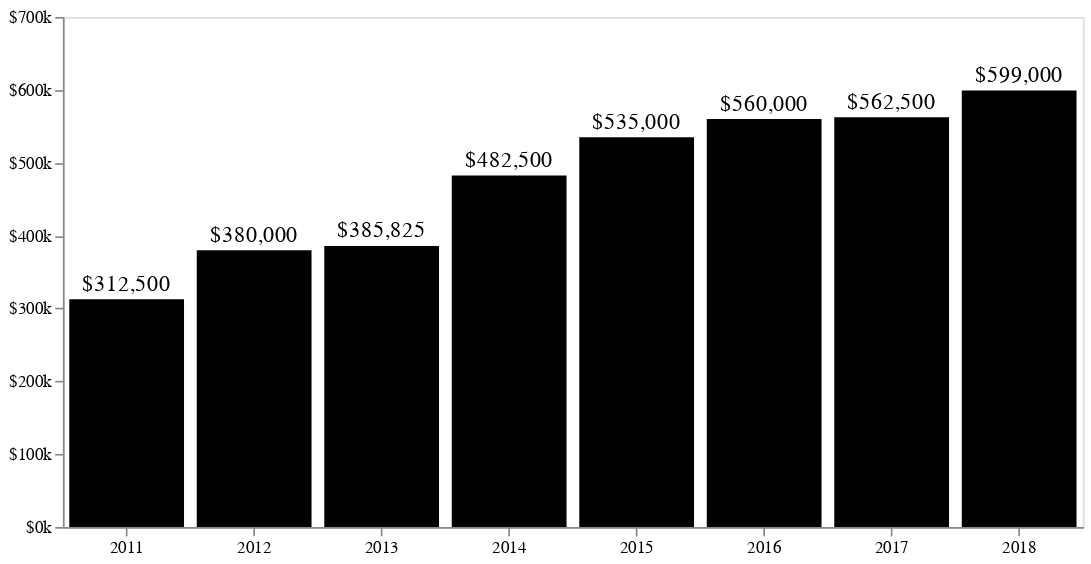

The notebook cell this image was saved under:
### Code cell
bars = alt.Chart(df).mark_bar(color="black").encode(
    x=alt.X(
        "date:O",
        timeUnit="year",
        axis=alt.Axis(title="", labelAngle=0),
    ),
    y=alt.Y(
        "median(price):Q",
        axis=alt.Axis(title="", format="$s", grid=False),
        scale=alt.Scale(domain=[0, 700000]),
    ),
).properties(width=600)

text = bars.mark_text(
    align='center',
    baseline='middle',
    dy=-9,
    size=13
).encode(
    text=alt.Text('median(price):Q', format="$,.0f")
)

chart = bars + text

chart.configure_view(
    strokeOpacity=0
).save('assets/price-by-year.svg')

chart

### Figure 1 — Vega-Lite specification as saved in the notebook (floating-point values rounded to 4 significant figures)
{"$schema": "https://vega.github.io/schema/vega-lite/v2.4.3.json", "config": {"view": {"height": 300, "width": 400}}, "layer": [{"data": {"values": [{"bathrooms": 2, "bedrooms": 2, "date": "2018-06-12", "price": 600000, "price_per_square_foot": 453.5, "square_feet": 1323, "unit": 527, "url": "https://www.dlxco.com/the-promenade-west-lofts-condos-for-sale-lease-downtown-losangeles?mlsno=18-334730"}, {"bathrooms": 2, "bedrooms": 2, "date": "2018-04-11", "price": 598000, "price_per_square_foot": 443.6, "square_feet": 1348, "unit": 706, "url": "https://www.dlxco.com/the-promenade-west-lofts-condos-for-sale-lease-downtown-losangeles?mlsno=SR18004194CN"}, {"bathrooms": 2, "bedrooms": 2, "date": "2018-02-01", "price": 590000, "price_per_square_foot": 446.0, "square_feet": 1323, "unit": 409, "url": "https://www.dlxco.com/the-promenade-west-lofts-condos-for-sale-lease-downtown-losangeles?mlsno=18-302636"}, {"bathrooms": 3, "bedrooms": 2, "date": "2018-01-24", "price": 615000, "price_per_square_foot": 407.6, "square_feet": 1509, "unit": 315, "url": "https://www.dlxco.com/the-promenade-west-lofts-condos-for-sale-lease-downtown-losangeles?mlsno=17-280756"}, {"bathrooms": 1, "bedrooms": 1, "date": "2017-12-13", "price": 455000, "price_per_square_foot": 452.3, "square_feet": 1006, "unit": 804, "url": "https://www.dlxco.com/the-promenade-west-lofts-condos-for-sale-lease-downtown-losangeles?mlsno=17-276468"}, {"bathrooms": 2, "bedrooms": 1, "date": "2017-12-08", "price": 450000, "price_per_square_foot": 447.3, "square_feet": 1006, "unit": 803, "url": "https://www.dlxco.com/the-promenade-west-lofts-condos-for-sale-lease-downtown-losangeles?mlsno=RS17251377MR"}, {"bathrooms": 2, "bedrooms": 2, "date": "2017-08-31", "price": 555000, "price_per_square_foot": 450.5, "square_feet": 1232, "unit": 511, "url": "https://www.dlxco.com/the-promenade-west-lofts-condos-for-sale-lease-downtown-losangeles?mlsno=SR17142069CN"}, {"bathrooms": 2, "bedrooms": 2, "date": "2017-08-22", "price": 573000, "price_per_square_foot": 470.8, "square_feet": 1217, "unit": 305, "url": "https://www.dlxco.com/the-promenade-west-lofts-condos-for-sale-lease-downtown-losangeles?mlsno=17-241720"}, {"bathrooms": 3, "bedrooms": 2, "date": "2017-07-31", "price": 580000, "price_per_square_foot": 386.7, "square_feet": 1500, "unit": 316, "url": "https://www.dlxco.com/the-promenade-west-lofts-condos-for-sale-lease-downtown-losangeles?mlsno=17-206676"}, {"bathrooms": 1, "bedrooms": 1, "date": "2017-07-24", "price": 462000, "price_per_square_foot": 465.7, "square_feet": 992, "unit": 712, "url": "https://www.dlxco.com/the-promenade-west-lofts-condos-for-sale-lease-downtown-losangeles?mlsno=17-233274"}, {"bathrooms": 2, "bedrooms": 3, "date": "2017-07-19", "price": 612000, "price_per_square_foot": 375.9, "square_feet": 1628, "unit": 705, "url": "https://www.dlxco.com/the-promenade-west-lofts-condos-for-sale-lease-downtown-losangeles?mlsno=17-229802"}, {"bathrooms": 2, "bedrooms": 2, "date": "2017-07-06", "price": 570000, "price_per_square_foot": 468.4, "square_feet": 1217, "unit": 309, "url": "https://www.dlxco.com/the-promenade-west-lofts-condos-for-sale-lease-downtown-losangeles?mlsno=17-215688"}, {"bathrooms": 2, "bedrooms": 2, "date": "2017-06-26", "price": 527500, "price_per_square_foot": 391.3, "square_feet": 1348, "unit": 621, "url": "https://www.dlxco.com/the-promenade-west-lofts-condos-for-sale-lease-downtown-losangeles?mlsno=SB17104895MR"}, {"bathrooms": 3, "bedrooms": 2, "date": "2017-05-12", "price": 605000, "price_per_square_foot": 400.1, "square_feet": 1512, "unit": 206, "url": "https://www.dlxco.com/the-promenade-west-lofts-condos-for-sale-lease-downtown-losangeles?mlsno=17-211192"}, {"bathrooms": 2, "bedrooms": 3, "date": "2017-03-27", "price": 550000, "price_per_square_foot": 322.2, "square_feet": 1707, "unit": 520, "url": "https://www.dlxco.com/the-promenade-west-lofts-condos-for-sale-lease-downtown-losangeles?mlsno=16-166900"}, {"bathrooms": 2, "bedrooms": 2, "date": "2017-01-03", "price": 570000, "price_per_square_foot": 430.8, "square_feet": 1323, "unit": 619, "url": "https://www.dlxco.com/the-promenade-west-lofts-condos-for-sale-lease-downtown-losangeles?mlsno=16-176362"}, {"bathrooms": 2, "bedrooms": 2, "date": "2016-11-18", "price": 545000, "price_per_square_foot": 435.0, "square_feet": 1253, "unit": 501, "url": "https://www.dlxco.com/the-promenade-west-lofts-condos-for-sale-lease-downtown-losangeles?mlsno=16-149712"}, {"bathrooms": 2, "bedrooms": 2, "date": "2016-11-14", "price": 615000, "price_per_square_foot": 440.5, "square_feet": 1396, "unit": 808, "url": "https://www.dlxco.com/the-promenade-west-lofts-condos-for-sale-lease-downtown-losangeles?mlsno=16-138782"}, {"bathrooms": 1, "bedrooms": 1, "date": "2016-10-11", "price": 466000, "price_per_square_foot": 463.2, "square_feet": 1006, "unit": 806, "url": "https://www.dlxco.com/the-promenade-west-lofts-condos-for-sale-lease-downtown-losangeles?mlsno=16-122734"}, {"bathrooms": 2, "bedrooms": 2, "date": "2016-09-17", "price": 575000, "price_per_square_foot": 433.3, "square_feet": 1327, "unit": 415, "url": "https://www.dlxco.com/the-promenade-west-lofts-condos-for-sale-lease-downtown-losangeles?mlsno=16-142232"}, {"bathrooms": 1, "bedrooms": 1, "date": "2016-08-05", "price": 545000, "price_per_square_foot": 541.7, "square_feet": 1006, "unit": 802, "url": "https://www.dlxco.com/the-promenade-west-lofts-condos-for-sale-lease-downtown-losangeles?mlsno=16-125118"}, {"bathrooms": 3, "bedrooms": 2, "date": "2016-07-26", "price": 629500, "price_per_square_foot": 416.3, "square_feet": 1512, "unit": 314, "url": "https://www.dlxco.com/the-promenade-west-lofts-condos-for-sale-lease-downtown-losangeles?mlsno=16-124382"}, {"bathrooms": 2, "bedrooms": 3, "date": "2016-05-31", "price": 637000, "price_per_square_foot": 391.0, "square_feet": 1629, "unit": 505, "url": "https://www.dlxco.com/the-promenade-west-lofts-condos-for-sale-lease-downtown-losangeles?mlsno=PW16060511MR"}, {"bathrooms": 1, "bedrooms": 1, "date": "2016-05-17", "price": 530000, "price_per_square_foot": 526.8, "square_feet": 1006, "unit": 801, "url": "https://www.dlxco.com/the-promenade-west-lofts-condos-for-sale-lease-downtown-losangeles?mlsno=16-975267"}, {"bathrooms": 2, "bedrooms": 2, "date": "2016-04-11", "price": 520000, "price_per_square_foot": 385.8, "square_feet": 1348, "unit": 414, "url": "https://www.dlxco.com/the-promenade-west-lofts-condos-for-sale-lease-downtown-losangeles?mlsno=15-963651"}, {"bathrooms": 3, "bedrooms": 2, "date": "2016-01-09", "price": 585000, "price_per_square_foot": 386.9, "square_feet": 1512, "unit": 202, "url": "https://www.dlxco.com/the-promenade-west-lofts-condos-for-sale-lease-downtown-losangeles?mlsno=15-960051"}, {"bathrooms": 2, "bedrooms": 2, "date": "2015-11-25", "price": 535000, "price_per_square_foot": 408.1, "square_feet": 1311, "unit": 516, "url": "https://www.dlxco.com/the-promenade-west-lofts-condos-for-sale-lease-downtown-losangeles?mlsno=315009216IT"}, {"bathrooms": 2, "bedrooms": 2, "date": "2015-09-28", "price": 560000, "price_per_square_foot": 416.0, "square_feet": 1346, "unit": 504, "url": "https://www.dlxco.com/the-promenade-west-lofts-condos-for-sale-lease-downtown-losangeles?mlsno=15-927421"}, {"bathrooms": 2, "bedrooms": 2, "date": "2015-09-03", "price": 535000, "price_per_square_foot": 404.1, "square_feet": 1324, "unit": 611, "url": "https://www.dlxco.com/the-promenade-west-lofts-condos-for-sale-lease-downtown-losangeles?mlsno=15-906695"}, {"bathrooms": 2, "bedrooms": 2, "date": "2015-08-24", "price": 558000, "price_per_square_foot": 421.8, "square_feet": 1323, "unit": 616, "url": "https://www.dlxco.com/the-promenade-west-lofts-condos-for-sale-lease-downtown-losangeles?mlsno=15-907973"}, {"bathrooms": 2, "bedrooms": 2, "date": "2015-08-20", "price": 625000, "price_per_square_foot": 472.4, "square_feet": 1323, "unit": 527, "url": "https://www.dlxco.com/the-promenade-west-lofts-condos-for-sale-lease-downtown-losangeles?mlsno=AR15120825MR"}, {"bathrooms": 2, "bedrooms": 2, "date": "2015-08-20", "price": 520000, "price_per_square_foot": 385.8, "square_feet": 1348, "unit": 701, "url": "https://www.dlxco.com/the-promenade-west-lofts-condos-for-sale-lease-downtown-losangeles?mlsno=15-913217"}, {"bathrooms": 2, "bedrooms": 2, "date": "2015-04-14", "price": 500000, "price_per_square_foot": 370.9, "square_feet": 1348, "unit": 704, "url": "https://www.dlxco.com/the-promenade-west-lofts-condos-for-sale-lease-downtown-losangeles?mlsno=15-824505"}, {"bathrooms": 2, "bedrooms": 2, "date": "2015-03-26", "price": 530000, "price_per_square_foot": 393.2, "square_feet": 1348, "unit": 412, "url": "https://www.dlxco.com/the-promenade-west-lofts-condos-for-sale-lease-downtown-losangeles?mlsno=15-879535"}, {"bathrooms": 3, "bedrooms": 2, "date": "2015-03-25", "price": 485000, "price_per_square_foot": 321.4, "square_feet": 1509, "unit": 319, "url": "https://www.dlxco.com/the-promenade-west-lofts-condos-for-sale-lease-downtown-losangeles?mlsno=14-795913"}, {"bathrooms": 3, "bedrooms": 2, "date": "2015-02-18", "price": 560000, "price_per_square_foot": 373.3, "square_feet": 1500, "unit": 203, "url": "https://www.dlxco.com/the-promenade-west-lofts-condos-for-sale-lease-downtown-losangeles?mlsno=14-812843"}, {"bathrooms": 2, "bedrooms": 2, "date": "2014-12-30", "price": 495000, "price_per_square_foot": 374.1, "square_feet": 1323, "unit": 524, "url": "https://www.dlxco.com/the-promenade-west-lofts-condos-for-sale-lease-downtown-losangeles?mlsno=14-781543"}, {"bathrooms": 2, "bedrooms": 2, "date": "2014-12-23", "price": 499000, "price_per_square_foot": 410.0, "square_feet": 1217, "unit": 209, "url": "https://www.dlxco.com/the-promenade-west-lofts-condos-for-sale-lease-downtown-losangeles?mlsno=14-812935"}, {"bathrooms": 1, "bedrooms": 1, "date": "2014-11-13", "price": 385000, "price_per_square_foot": 382.7, "square_feet": 1006, "unit": 610, "url": "https://www.dlxco.com/the-promenade-west-lofts-condos-for-sale-lease-downtown-losangeles?mlsno=14-791495"}, {"bathrooms": 3, "bedrooms": 2, "date": "2014-09-25", "price": 470000, "price_per_square_foot": 313.8, "square_feet": 1498, "unit": 317, "url": "https://www.dlxco.com/the-promenade-west-lofts-condos-for-sale-lease-downtown-losangeles?mlsno=214012630IT"}, {"bathrooms": 3, "bedrooms": 2, "date": "2014-09-19", "price": 550000, "price_per_square_foot": 363.8, "square_feet": 1512, "unit": 206, "url": "https://www.dlxco.com/the-promenade-west-lofts-condos-for-sale-lease-downtown-losangeles?mlsno=14-738439"}, {"bathrooms": 2, "bedrooms": 3, "date": "2014-05-22", "price": 625000, "price_per_square_foot": 370.9, "square_feet": 1685, "unit": 405, "url": "https://www.dlxco.com/the-promenade-west-lofts-condos-for-sale-lease-downtown-losangeles?mlsno=14-745001"}, {"bathrooms": 3, "bedrooms": 2, "date": "2014-02-12", "price": 398500, "price_per_square_foot": 264.1, "square_feet": 1509, "unit": 319, "url": "https://www.dlxco.com/the-promenade-west-lofts-condos-for-sale-lease-downtown-losangeles?mlsno=SR13129134CN"}, {"bathrooms": 2, "bedrooms": 2, "date": "2014-01-17", "price": 405000, "price_per_square_foot": 306.8, "square_feet": 1320, "unit": 108, "url": "https://www.dlxco.com/the-promenade-west-lofts-condos-for-sale-lease-downtown-losangeles?mlsno=13-719047"}, {"bathrooms": 1, "bedrooms": 1, "date": "2013-11-19", "price": 390000, "price_per_square_foot": 387.7, "square_feet": 1006, "unit": 711, "url": "https://www.dlxco.com/the-promenade-west-lofts-condos-for-sale-lease-downtown-losangeles?mlsno=13-689693"}, {"bathrooms": 2, "bedrooms": 2, "date": "2013-10-09", "price": 381650, "price_per_square_foot": 313.6, "square_feet": 1217, "unit": 211, "url": "https://www.dlxco.com/the-promenade-west-lofts-condos-for-sale-lease-downtown-losangeles?mlsno=PW13077881MR"}, {"bathrooms": 2, "bedrooms": 2, "date": "2013-09-11", "price": 420000, "price_per_square_foot": 340.9, "square_feet": 1232, "unit": 502, "url": "https://www.dlxco.com/the-promenade-west-lofts-condos-for-sale-lease-downtown-losangeles?mlsno=13-664793"}, {"bathrooms": 1, "bedrooms": 1, "date": "2013-04-12", "price": 290000, "price_per_square_foot": 289.1, "square_feet": 1003, "unit": 609, "url": "https://www.dlxco.com/the-promenade-west-lofts-condos-for-sale-lease-downtown-losangeles?mlsno=S710858MR"}, {"bathrooms": 2, "bedrooms": 2, "date": "2013-02-11", "price": 335000, "price_per_square_foot": 253.2, "square_feet": 1323, "unit": 522, "url": "https://www.dlxco.com/the-promenade-west-lofts-condos-for-sale-lease-downtown-losangeles?mlsno=P837804MR"}, {"bathrooms": 2, "bedrooms": 2, "date": "2013-02-04", "price": 390000, "price_per_square_foot": 293.9, "square_feet": 1327, "unit": 403, "url": "https://www.dlxco.com/the-promenade-west-lofts-condos-for-sale-lease-downtown-losangeles?mlsno=12-631013"}, {"bathrooms": 2, "bedrooms": 2, "date": "2012-11-07", "price": 380000, "price_per_square_foot": 286.4, "square_feet": 1327, "unit": 416, "url": "https://www.dlxco.com/the-promenade-west-lofts-condos-for-sale-lease-downtown-losangeles?mlsno=22167529IT"}, {"bathrooms": 2, "bedrooms": 2, "date": "2012-10-24", "price": 290000, "price_per_square_foot": 218.5, "square_feet": 1327, "unit": 526, "url": "https://www.dlxco.com/the-promenade-west-lofts-condos-for-sale-lease-downtown-losangeles?mlsno=12-598567"}, {"bathrooms": 2, "bedrooms": 2, "date": "2012-06-20", "price": 395000, "price_per_square_foot": 298.6, "square_feet": 1323, "unit": 308, "url": "https://www.dlxco.com/the-promenade-west-lofts-condos-for-sale-lease-downtown-losangeles?mlsno=12-593925"}, {"bathrooms": 2, "bedrooms": 2, "date": "2012-02-10", "price": 380000, "price_per_square_foot": 286.4, "square_feet": 1327, "unit": 415, "url": "https://www.dlxco.com/the-promenade-west-lofts-condos-for-sale-lease-downtown-losangeles?mlsno=11-569123"}, {"bathrooms": 3, "bedrooms": 2, "date": "2011-10-07", "price": 455000, "price_per_square_foot": 301.9, "square_feet": 1507, "unit": 205, "url": "https://www.dlxco.com/the-promenade-west-lofts-condos-for-sale-lease-downtown-losangeles?mlsno=11-535629"}, {"bathrooms": 3, "bedrooms": 2, "date": "2011-09-27", "price": 275000, "price_per_square_foot": 181.9, "square_feet": 1512, "unit": 216, "url": "https://www.dlxco.com/the-promenade-west-lofts-condos-for-sale-lease-downtown-losangeles?mlsno=C11032172MR"}, {"bathrooms": 2, "bedrooms": 2, "date": "2011-08-16", "price": 350000, "price_per_square_foot": 284.1, "square_feet": 1232, "unit": 511, "url": "https://www.dlxco.com/the-promenade-west-lofts-condos-for-sale-lease-downtown-losangeles?mlsno=11-524713"}, {"bathrooms": 1, "bedrooms": 1, "date": "2011-07-18", "price": 270000, "price_per_square_foot": 268.4, "square_feet": 1006, "unit": 804, "url": "https://www.dlxco.com/the-promenade-west-lofts-condos-for-sale-lease-downtown-losangeles?mlsno=11-505205"}, {"bathrooms": 3, "bedrooms": 2, "date": "2011-06-27", "price": 375000, "price_per_square_foot": 248.0, "square_feet": 1512, "unit": 314, "url": "https://www.dlxco.com/the-promenade-west-lofts-condos-for-sale-lease-downtown-losangeles?mlsno=11-507735"}, {"bathrooms": 3, "bedrooms": 2, "date": "2011-04-15", "price": 443000, "price_per_square_foot": 295.3, "square_feet": 1500, "unit": 203, "url": "https://www.dlxco.com/the-promenade-west-lofts-condos-for-sale-lease-downtown-losangeles?mlsno=10-469183"}, {"bathrooms": 2, "bedrooms": 2, "date": "2011-04-14", "price": 265000, "price_per_square_foot": 217.7, "square_feet": 1217, "unit": 107, "url": "https://www.dlxco.com/the-promenade-west-lofts-condos-for-sale-lease-downtown-losangeles?mlsno=R1006067MR"}, {"bathrooms": 1, "bedrooms": 1, "date": "2011-01-14", "price": 250000, "price_per_square_foot": 252.0, "square_feet": 992, "unit": 714, "url": "https://www.dlxco.com/the-promenade-west-lofts-condos-for-sale-lease-downtown-losangeles?mlsno=10-480135"}]}, "encoding": {"x": {"axis": {"labelAngle": 0, "title": ""}, "field": "date", "timeUnit": "year", "type": "ordinal"}, "y": {"aggregate": "median", "axis": {"format": "$s", "grid": false, "title": ""}, "field": "price", "scale": {"domain": [0, 700000]}, "type": "quantitative"}}, "mark": {"color": "black", "type": "bar"}, "width": 600}, {"data": {"values": [{"bathrooms": 2, "bedrooms": 2, "date": "2018-06-12", "price": 600000, "price_per_square_foot": 453.5, "square_feet": 1323, "unit": 527, "url": "https://www.dlxco.com/the-promenade-west-lofts-condos-for-sale-lease-downtown-losangeles?mlsno=18-334730"}, {"bathrooms": 2, "bedrooms": 2, "date": "2018-04-11", "price": 598000, "price_per_square_foot": 443.6, "square_feet": 1348, "unit": 706, "url": "https://www.dlxco.com/the-promenade-west-lofts-condos-for-sale-lease-downtown-losangeles?mlsno=SR18004194CN"}, {"bathrooms": 2, "bedrooms": 2, "date": "2018-02-01", "price": 590000, "price_per_square_foot": 446.0, "square_feet": 1323, "unit": 409, "url": "https://www.dlxco.com/the-promenade-west-lofts-condos-for-sale-lease-downtown-losangeles?mlsno=18-302636"}, {"bathrooms": 3, "bedrooms": 2, "date": "2018-01-24", "price": 615000, "price_per_square_foot": 407.6, "square_feet": 1509, "unit": 315, "url": "https://www.dlxco.com/the-promenade-west-lofts-condos-for-sale-lease-downtown-losangeles?mlsno=17-280756"}, {"bathrooms": 1, "bedrooms": 1, "date": "2017-12-13", "price": 455000, "price_per_square_foot": 452.3, "square_feet": 1006, "unit": 804, "url": "https://www.dlxco.com/the-promenade-west-lofts-condos-for-sale-lease-downtown-losangeles?mlsno=17-276468"}, {"bathrooms": 2, "bedrooms": 1, "date": "2017-12-08", "price": 450000, "price_per_square_foot": 447.3, "square_feet": 1006, "unit": 803, "url": "https://www.dlxco.com/the-promenade-west-lofts-condos-for-sale-lease-downtown-losangeles?mlsno=RS17251377MR"}, {"bathrooms": 2, "bedrooms": 2, "date": "2017-08-31", "price": 555000, "price_per_square_foot": 450.5, "square_feet": 1232, "unit": 511, "url": "https://www.dlxco.com/the-promenade-west-lofts-condos-for-sale-lease-downtown-losangeles?mlsno=SR17142069CN"}, {"bathrooms": 2, "bedrooms": 2, "date": "2017-08-22", "price": 573000, "price_per_square_foot": 470.8, "square_feet": 1217, "unit": 305, "url": "https://www.dlxco.com/the-promenade-west-lofts-condos-for-sale-lease-downtown-losangeles?mlsno=17-241720"}, {"bathrooms": 3, "bedrooms": 2, "date": "2017-07-31", "price": 580000, "price_per_square_foot": 386.7, "square_feet": 1500, "unit": 316, "url": "https://www.dlxco.com/the-promenade-west-lofts-condos-for-sale-lease-downtown-losangeles?mlsno=17-206676"}, {"bathrooms": 1, "bedrooms": 1, "date": "2017-07-24", "price": 462000, "price_per_square_foot": 465.7, "square_feet": 992, "unit": 712, "url": "https://www.dlxco.com/the-promenade-west-lofts-condos-for-sale-lease-downtown-losangeles?mlsno=17-233274"}, {"bathrooms": 2, "bedrooms": 3, "date": "2017-07-19", "price": 612000, "price_per_square_foot": 375.9, "square_feet": 1628, "unit": 705, "url": "https://www.dlxco.com/the-promenade-west-lofts-condos-for-sale-lease-downtown-losangeles?mlsno=17-229802"}, {"bathrooms": 2, "bedrooms": 2, "date": "2017-07-06", "price": 570000, "price_per_square_foot": 468.4, "square_feet": 1217, "unit": 309, "url": "https://www.dlxco.com/the-promenade-west-lofts-condos-for-sale-lease-downtown-losangeles?mlsno=17-215688"}, {"bathrooms": 2, "bedrooms": 2, "date": "2017-06-26", "price": 527500, "price_per_square_foot": 391.3, "square_feet": 1348, "unit": 621, "url": "https://www.dlxco.com/the-promenade-west-lofts-condos-for-sale-lease-downtown-losangeles?mlsno=SB17104895MR"}, {"bathrooms": 3, "bedrooms": 2, "date": "2017-05-12", "price": 605000, "price_per_square_foot": 400.1, "square_feet": 1512, "unit": 206, "url": "https://www.dlxco.com/the-promenade-west-lofts-condos-for-sale-lease-downtown-losangeles?mlsno=17-211192"}, {"bathrooms": 2, "bedrooms": 3, "date": "2017-03-27", "price": 550000, "price_per_square_foot": 322.2, "square_feet": 1707, "unit": 520, "url": "https://www.dlxco.com/the-promenade-west-lofts-condos-for-sale-lease-downtown-losangeles?mlsno=16-166900"}, {"bathrooms": 2, "bedrooms": 2, "date": "2017-01-03", "price": 570000, "price_per_square_foot": 430.8, "square_feet": 1323, "unit": 619, "url": "https://www.dlxco.com/the-promenade-west-lofts-condos-for-sale-lease-downtown-losangeles?mlsno=16-176362"}, {"bathrooms": 2, "bedrooms": 2, "date": "2016-11-18", "price": 545000, "price_per_square_foot": 435.0, "square_feet": 1253, "unit": 501, "url": "https://www.dlxco.com/the-promenade-west-lofts-condos-for-sale-lease-downtown-losangeles?mlsno=16-149712"}, {"bathrooms": 2, "bedrooms": 2, "date": "2016-11-14", "price": 615000, "price_per_square_foot": 440.5, "square_feet": 1396, "unit": 808, "url": "https://www.dlxco.com/the-promenade-west-lofts-condos-for-sale-lease-downtown-losangeles?mlsno=16-138782"}, {"bathrooms": 1, "bedrooms": 1, "date": "2016-10-11", "price": 466000, "price_per_square_foot": 463.2, "square_feet": 1006, "unit": 806, "url": "https://www.dlxco.com/the-promenade-west-lofts-condos-for-sale-lease-downtown-losangeles?mlsno=16-122734"}, {"bathrooms": 2, "bedrooms": 2, "date": "2016-09-17", "price": 575000, "price_per_square_foot": 433.3, "square_feet": 1327, "unit": 415, "url": "https://www.dlxco.com/the-promenade-west-lofts-condos-for-sale-lease-downtown-losangeles?mlsno=16-142232"}, {"bathrooms": 1, "bedrooms": 1, "date": "2016-08-05", "price": 545000, "price_per_square_foot": 541.7, "square_feet": 1006, "unit": 802, "url": "https://www.dlxco.com/the-promenade-west-lofts-condos-for-sale-lease-downtown-losangeles?mlsno=16-125118"}, {"bathrooms": 3, "bedrooms": 2, "date": "2016-07-26", "price": 629500, "price_per_square_foot": 416.3, "square_feet": 1512, "unit": 314, "url": "https://www.dlxco.com/the-promenade-west-lofts-condos-for-sale-lease-downtown-losangeles?mlsno=16-124382"}, {"bathrooms": 2, "bedrooms": 3, "date": "2016-05-31", "price": 637000, "price_per_square_foot": 391.0, "square_feet": 1629, "unit": 505, "url": "https://www.dlxco.com/the-promenade-west-lofts-condos-for-sale-lease-downtown-losangeles?mlsno=PW16060511MR"}, {"bathrooms": 1, "bedrooms": 1, "date": "2016-05-17", "price": 530000, "price_per_square_foot": 526.8, "square_feet": 1006, "unit": 801, "url": "https://www.dlxco.com/the-promenade-west-lofts-condos-for-sale-lease-downtown-losangeles?mlsno=16-975267"}, {"bathrooms": 2, "bedrooms": 2, "date": "2016-04-11", "price": 520000, "price_per_square_foot": 385.8, "square_feet": 1348, "unit": 414, "url": "https://www.dlxco.com/the-promenade-west-lofts-condos-for-sale-lease-downtown-losangeles?mlsno=15-963651"}, {"bathrooms": 3, "bedrooms": 2, "date": "2016-01-09", "price": 585000, "price_per_square_foot": 386.9, "square_feet": 1512, "unit": 202, "url": "https://www.dlxco.com/the-promenade-west-lofts-condos-for-sale-lease-downtown-losangeles?mlsno=15-960051"}, {"bathrooms": 2, "bedrooms": 2, "date": "2015-11-25", "price": 535000, "price_per_square_foot": 408.1, "square_feet": 1311, "unit": 516, "url": "https://www.dlxco.com/the-promenade-west-lofts-condos-for-sale-lease-downtown-losangeles?mlsno=315009216IT"}, {"bathrooms": 2, "bedrooms": 2, "date": "2015-09-28", "price": 560000, "price_per_square_foot": 416.0, "square_feet": 1346, "unit": 504, "url": "https://www.dlxco.com/the-promenade-west-lofts-condos-for-sale-lease-downtown-losangeles?mlsno=15-927421"}, {"bathrooms": 2, "bedrooms": 2, "date": "2015-09-03", "price": 535000, "price_per_square_foot": 404.1, "square_feet": 1324, "unit": 611, "url": "https://www.dlxco.com/the-promenade-west-lofts-condos-for-sale-lease-downtown-losangeles?mlsno=15-906695"}, {"bathrooms": 2, "bedrooms": 2, "date": "2015-08-24", "price": 558000, "price_per_square_foot": 421.8, "square_feet": 1323, "unit": 616, "url": "https://www.dlxco.com/the-promenade-west-lofts-condos-for-sale-lease-downtown-losangeles?mlsno=15-907973"}, {"bathrooms": 2, "bedrooms": 2, "date": "2015-08-20", "price": 625000, "price_per_square_foot": 472.4, "square_feet": 1323, "unit": 527, "url": "https://www.dlxco.com/the-promenade-west-lofts-condos-for-sale-lease-downtown-losangeles?mlsno=AR15120825MR"}, {"bathrooms": 2, "bedrooms": 2, "date": "2015-08-20", "price": 520000, "price_per_square_foot": 385.8, "square_feet": 1348, "unit": 701, "url": "https://www.dlxco.com/the-promenade-west-lofts-condos-for-sale-lease-downtown-losangeles?mlsno=15-913217"}, {"bathrooms": 2, "bedrooms": 2, "date": "2015-04-14", "price": 500000, "price_per_square_foot": 370.9, "square_feet": 1348, "unit": 704, "url": "https://www.dlxco.com/the-promenade-west-lofts-condos-for-sale-lease-downtown-losangeles?mlsno=15-824505"}, {"bathrooms": 2, "bedrooms": 2, "date": "2015-03-26", "price": 530000, "price_per_square_foot": 393.2, "square_feet": 1348, "unit": 412, "url": "https://www.dlxco.com/the-promenade-west-lofts-condos-for-sale-lease-downtown-losangeles?mlsno=15-879535"}, {"bathrooms": 3, "bedrooms": 2, "date": "2015-03-25", "price": 485000, "price_per_square_foot": 321.4, "square_feet": 1509, "unit": 319, "url": "https://www.dlxco.com/the-promenade-west-lofts-condos-for-sale-lease-downtown-losangeles?mlsno=14-795913"}, {"bathrooms": 3, "bedrooms": 2, "date": "2015-02-18", "price": 560000, "price_per_square_foot": 373.3, "square_feet": 1500, "unit": 203, "url": "https://www.dlxco.com/the-promenade-west-lofts-condos-for-sale-lease-downtown-losangeles?mlsno=14-812843"}, {"bathrooms": 2, "bedrooms": 2, "date": "2014-12-30", "price": 495000, "price_per_square_foot": 374.1, "square_feet": 1323, "unit": 524, "url": "https://www.dlxco.com/the-promenade-west-lofts-condos-for-sale-lease-downtown-losangeles?mlsno=14-781543"}, {"bathrooms": 2, "bedrooms": 2, "date": "2014-12-23", "price": 499000, "price_per_square_foot": 410.0, "square_feet": 1217, "unit": 209, "url": "https://www.dlxco.com/the-promenade-west-lofts-condos-for-sale-lease-downtown-losangeles?mlsno=14-812935"}, {"bathrooms": 1, "bedrooms": 1, "date": "2014-11-13", "price": 385000, "price_per_square_foot": 382.7, "square_feet": 1006, "unit": 610, "url": "https://www.dlxco.com/the-promenade-west-lofts-condos-for-sale-lease-downtown-losangeles?mlsno=14-791495"}, {"bathrooms": 3, "bedrooms": 2, "date": "2014-09-25", "price": 470000, "price_per_square_foot": 313.8, "square_feet": 1498, "unit": 317, "url": "https://www.dlxco.com/the-promenade-west-lofts-condos-for-sale-lease-downtown-losangeles?mlsno=214012630IT"}, {"bathrooms": 3, "bedrooms": 2, "date": "2014-09-19", "price": 550000, "price_per_square_foot": 363.8, "square_feet": 1512, "unit": 206, "url": "https://www.dlxco.com/the-promenade-west-lofts-condos-for-sale-lease-downtown-losangeles?mlsno=14-738439"}, {"bathrooms": 2, "bedrooms": 3, "date": "2014-05-22", "price": 625000, "price_per_square_foot": 370.9, "square_feet": 1685, "unit": 405, "url": "https://www.dlxco.com/the-promenade-west-lofts-condos-for-sale-lease-downtown-losangeles?mlsno=14-745001"}, {"bathrooms": 3, "bedrooms": 2, "date": "2014-02-12", "price": 398500, "price_per_square_foot": 264.1, "square_feet": 1509, "unit": 319, "url": "https://www.dlxco.com/the-promenade-west-lofts-condos-for-sale-lease-downtown-losangeles?mlsno=SR13129134CN"}, {"bathrooms": 2, "bedrooms": 2, "date": "2014-01-17", "price": 405000, "price_per_square_foot": 306.8, "square_feet": 1320, "unit": 108, "url": "https://www.dlxco.com/the-promenade-west-lofts-condos-for-sale-lease-downtown-losangeles?mlsno=13-719047"}, {"bathrooms": 1, "bedrooms": 1, "date": "2013-11-19", "price": 390000, "price_per_square_foot": 387.7, "square_feet": 1006, "unit": 711, "url": "https://www.dlxco.com/the-promenade-west-lofts-condos-for-sale-lease-downtown-losangeles?mlsno=13-689693"}, {"bathrooms": 2, "bedrooms": 2, "date": "2013-10-09", "price": 381650, "price_per_square_foot": 313.6, "square_feet": 1217, "unit": 211, "url": "https://www.dlxco.com/the-promenade-west-lofts-condos-for-sale-lease-downtown-losangeles?mlsno=PW13077881MR"}, {"bathrooms": 2, "bedrooms": 2, "date": "2013-09-11", "price": 420000, "price_per_square_foot": 340.9, "square_feet": 1232, "unit": 502, "url": "https://www.dlxco.com/the-promenade-west-lofts-condos-for-sale-lease-downtown-losangeles?mlsno=13-664793"}, {"bathrooms": 1, "bedrooms": 1, "date": "2013-04-12", "price": 290000, "price_per_square_foot": 289.1, "square_feet": 1003, "unit": 609, "url": "https://www.dlxco.com/the-promenade-west-lofts-condos-for-sale-lease-downtown-losangeles?mlsno=S710858MR"}, {"bathrooms": 2, "bedrooms": 2, "date": "2013-02-11", "price": 335000, "price_per_square_foot": 253.2, "square_feet": 1323, "unit": 522, "url": "https://www.dlxco.com/the-promenade-west-lofts-condos-for-sale-lease-downtown-losangeles?mlsno=P837804MR"}, {"bathrooms": 2, "bedrooms": 2, "date": "2013-02-04", "price": 390000, "price_per_square_foot": 293.9, "square_feet": 1327, "unit": 403, "url": "https://www.dlxco.com/the-promenade-west-lofts-condos-for-sale-lease-downtown-losangeles?mlsno=12-631013"}, {"bathrooms": 2, "bedrooms": 2, "date": "2012-11-07", "price": 380000, "price_per_square_foot": 286.4, "square_feet": 1327, "unit": 416, "url": "https://www.dlxco.com/the-promenade-west-lofts-condos-for-sale-lease-downtown-losangeles?mlsno=22167529IT"}, {"bathrooms": 2, "bedrooms": 2, "date": "2012-10-24", "price": 290000, "price_per_square_foot": 218.5, "square_feet": 1327, "unit": 526, "url": "https://www.dlxco.com/the-promenade-west-lofts-condos-for-sale-lease-downtown-losangeles?mlsno=12-598567"}, {"bathrooms": 2, "bedrooms": 2, "date": "2012-06-20", "price": 395000, "price_per_square_foot": 298.6, "square_feet": 1323, "unit": 308, "url": "https://www.dlxco.com/the-promenade-west-lofts-condos-for-sale-lease-downtown-losangeles?mlsno=12-593925"}, {"bathrooms": 2, "bedrooms": 2, "date": "2012-02-10", "price": 380000, "price_per_square_foot": 286.4, "square_feet": 1327, "unit": 415, "url": "https://www.dlxco.com/the-promenade-west-lofts-condos-for-sale-lease-downtown-losangeles?mlsno=11-569123"}, {"bathrooms": 3, "bedrooms": 2, "date": "2011-10-07", "price": 455000, "price_per_square_foot": 301.9, "square_feet": 1507, "unit": 205, "url": "https://www.dlxco.com/the-promenade-west-lofts-condos-for-sale-lease-downtown-losangeles?mlsno=11-535629"}, {"bathrooms": 3, "bedrooms": 2, "date": "2011-09-27", "price": 275000, "price_per_square_foot": 181.9, "square_feet": 1512, "unit": 216, "url": "https://www.dlxco.com/the-promenade-west-lofts-condos-for-sale-lease-downtown-losangeles?mlsno=C11032172MR"}, {"bathrooms": 2, "bedrooms": 2, "date": "2011-08-16", "price": 350000, "price_per_square_foot": 284.1, "square_feet": 1232, "unit": 511, "url": "https://www.dlxco.com/the-promenade-west-lofts-condos-for-sale-lease-downtown-losangeles?mlsno=11-524713"}, {"bathrooms": 1, "bedrooms": 1, "date": "2011-07-18", "price": 270000, "price_per_square_foot": 268.4, "square_feet": 1006, "unit": 804, "url": "https://www.dlxco.com/the-promenade-west-lofts-condos-for-sale-lease-downtown-losangeles?mlsno=11-505205"}, {"bathrooms": 3, "bedrooms": 2, "date": "2011-06-27", "price": 375000, "price_per_square_foot": 248.0, "square_feet": 1512, "unit": 314, "url": "https://www.dlxco.com/the-promenade-west-lofts-condos-for-sale-lease-downtown-losangeles?mlsno=11-507735"}, {"bathrooms": 3, "bedrooms": 2, "date": "2011-04-15", "price": 443000, "price_per_square_foot": 295.3, "square_feet": 1500, "unit": 203, "url": "https://www.dlxco.com/the-promenade-west-lofts-condos-for-sale-lease-downtown-losangeles?mlsno=10-469183"}, {"bathrooms": 2, "bedrooms": 2, "date": "2011-04-14", "price": 265000, "price_per_square_foot": 217.7, "square_feet": 1217, "unit": 107, "url": "https://www.dlxco.com/the-promenade-west-lofts-condos-for-sale-lease-downtown-losangeles?mlsno=R1006067MR"}, {"bathrooms": 1, "bedrooms": 1, "date": "2011-01-14", "price": 250000, "price_per_square_foot": 252.0, "square_feet": 992, "unit": 714, "url": "https://www.dlxco.com/the-promenade-west-lofts-condos-for-sale-lease-downtown-losangeles?mlsno=10-480135"}]}, "encoding": {"text": {"aggregate": "median", "field": "price", "format": "$,.0f", "type": "quantitative"}, "x": {"axis": {"labelAngle": 0, "title": ""}, "field": "date", "timeUnit": "year", "type": "ordinal"}, "y": {"aggregate": "median", "axis": {"format": "$s", "grid": false, "title": ""}, "field": "price", "scale": {"domain": [0, 700000]}, "type": "quantitative"}}, "mark": {"align": "center", "baseline": "middle", "dy": -9, "size": 13, "type": "text"}, "width": 600}]}
